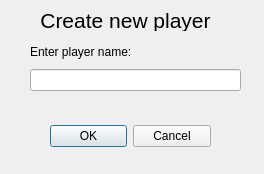
<?xml version="1.0" encoding="UTF-8"?>
<ui version="4.0">
 <class>NewPlayer</class>
 <widget class="QDialog" name="NewPlayer">
  <property name="geometry">
   <rect>
    <x>0</x>
    <y>0</y>
    <width>264</width>
    <height>174</height>
   </rect>
  </property>
  <property name="windowTitle">
   <string>Dialog</string>
  </property>
  <widget class="QDialogButtonBox" name="buttonBox">
   <property name="geometry">
    <rect>
     <x>50</x>
     <y>120</y>
     <width>161</width>
     <height>32</height>
    </rect>
   </property>
   <property name="orientation">
    <enum>Qt::Horizontal</enum>
   </property>
   <property name="standardButtons">
    <set>QDialogButtonBox::Cancel|QDialogButtonBox::Ok</set>
   </property>
  </widget>
  <widget class="QLabel" name="label_2">
   <property name="geometry">
    <rect>
     <x>10</x>
     <y>10</y>
     <width>231</width>
     <height>21</height>
    </rect>
   </property>
   <property name="font">
    <font>
     <pointsize>16</pointsize>
    </font>
   </property>
   <property name="text">
    <string>Create new player</string>
   </property>
   <property name="alignment">
    <set>Qt::AlignCenter</set>
   </property>
  </widget>
  <widget class="QWidget" name="">
   <property name="geometry">
    <rect>
     <x>30</x>
     <y>40</y>
     <width>211</width>
     <height>51</height>
    </rect>
   </property>
   <layout class="QVBoxLayout" name="verticalLayout">
    <item>
     <widget class="QLabel" name="label">
      <property name="text">
       <string>Enter player name:</string>
      </property>
     </widget>
    </item>
    <item>
     <widget class="QLineEdit" name="lineEdit"/>
    </item>
   </layout>
  </widget>
 </widget>
 <resources/>
 <connections>
  <connection>
   <sender>buttonBox</sender>
   <signal>accepted()</signal>
   <receiver>NewPlayer</receiver>
   <slot>accept()</slot>
   <hints>
    <hint type="sourcelabel">
     <x>248</x>
     <y>254</y>
    </hint>
    <hint type="destinationlabel">
     <x>157</x>
     <y>274</y>
    </hint>
   </hints>
  </connection>
  <connection>
   <sender>buttonBox</sender>
   <signal>rejected()</signal>
   <receiver>NewPlayer</receiver>
   <slot>reject()</slot>
   <hints>
    <hint type="sourcelabel">
     <x>316</x>
     <y>260</y>
    </hint>
    <hint type="destinationlabel">
     <x>286</x>
     <y>274</y>
    </hint>
   </hints>
  </connection>
 </connections>
</ui>
